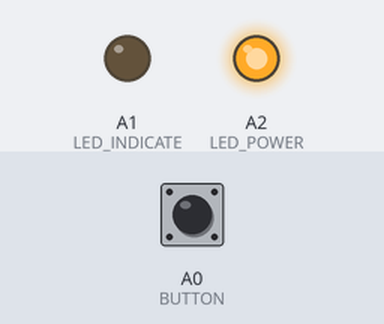
This sketch was run on a simulated Arduino Uno, built with avr-gcc and run on an emulated ATmega328P. Parts: output pins drawn as LEDs (lit = HIGH). The inputs (shaded band) are chosen by the test bench; at power-on: A0 (BUTTON) LOW. Pins used as bus, display or sensor lines are not drawn.

Above: at 1.2 s.
1.3 s: A0 (BUTTON) pulled HIGH for 0.15 s
At 1.37 s:
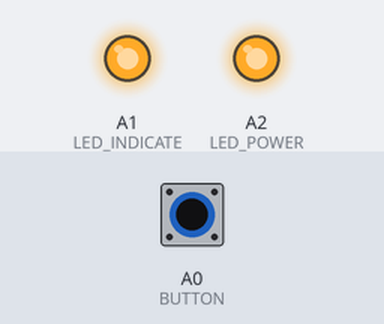
2.9 s: A0 (BUTTON) pulled HIGH for 3.2 s
At 7.4 s:
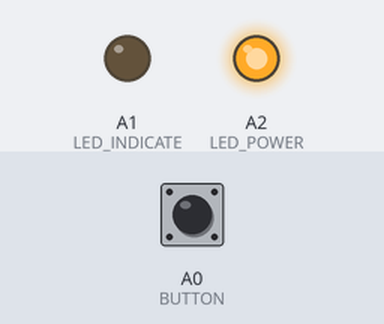
Timing chart, 0 to 8.9 s (numbered marks = the images above; inputs shaded):
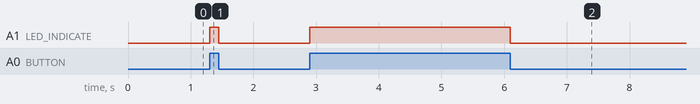

The sketch:

VDIP_ROM_ASSIST.ino
```cpp
//
// VDIP_ROM_ASSIST.ino
//
//	This file implements a simple sketch that puts the ChapR (and VDIP) into a mode
//	that can be help with the ROM load.  The basic features of this program are:
//
//	- "attach" the WFS button to the /RESET of the VDIP - if the button is pressed, the
//	  VDIP /RESET line goes low - the connect LED is wired to the button too
//	- ensure that the AD0-AD3 lines are "input", allowing them to be driven by an
//	  externally attached driver.
//	- turn on power LED when power comes on and things are cool
//

//
// These defines come from the ChapR config file.  Some are reused with diff names.
// but reset).
//
#define VDIP_CLOCK	6
#define VDIP_MOSI	7
#define VDIP_MISO	8
#define VDIP_CS		9
#define VDIP_RESET	10
#define LED_POWER	A2
#define LED_INDICATE	A1
#define BUTTON		A0
#define POWER_ON_HOLD	A4		// (==>board) keeps the power on, lower to turn off

//
// here's the renamed ones
//
#define VDIP_RX		VDIP_MOSI
#define VDIP_TX		VDIP_CLOCK
#define VDIP_CTS	VDIP_CS
#define VDIP_RTS	VDIP_MISO

#include <arduino.h>

void setup()
{
     // turn on the power circuit

     pinMode(POWER_ON_HOLD,OUTPUT);
     digitalWrite(POWER_ON_HOLD,HIGH);

     // ensure that the UART pins for the VDIP are tri-state (input) so that they
     // can be driven by outside lines

     pinMode(VDIP_RX,INPUT);
     pinMode(VDIP_TX,INPUT);
     pinMode(VDIP_CTS,INPUT);
     pinMode(VDIP_RTS,INPUT);

     // the reset pin needs to be set as output, and high at first

     digitalWrite(VDIP_RESET,HIGH);
     pinMode(VDIP_RESET,OUTPUT);

     // turn on the power light so we know we're running

     pinMode(LED_POWER,OUTPUT);
     digitalWrite(LED_POWER,HIGH);

     // prepare the indicate light
     pinMode(LED_INDICATE,OUTPUT);
     digitalWrite(LED_INDICATE,LOW);

     // set-up to monitor the WFS button
     pinMode(BUTTON,INPUT);
}

void loop()
{
     // simply monitor the button, if pressed, issue a VDIP reset

     if(digitalRead(BUTTON) != LOW) {
	  digitalWrite(VDIP_RESET,LOW);
	  digitalWrite(LED_INDICATE,HIGH);
     } else {
	  digitalWrite(VDIP_RESET,HIGH);
	  digitalWrite(LED_INDICATE,LOW);
     }
}
```

Measured:
- after the input at 1.3 s, A1 (LED_INDICATE): LOW → HIGH at once, → LOW 0.15 s later
- after the input at 2.9 s, A1 (LED_INDICATE): LOW → HIGH at once, → LOW 3.2 s later
